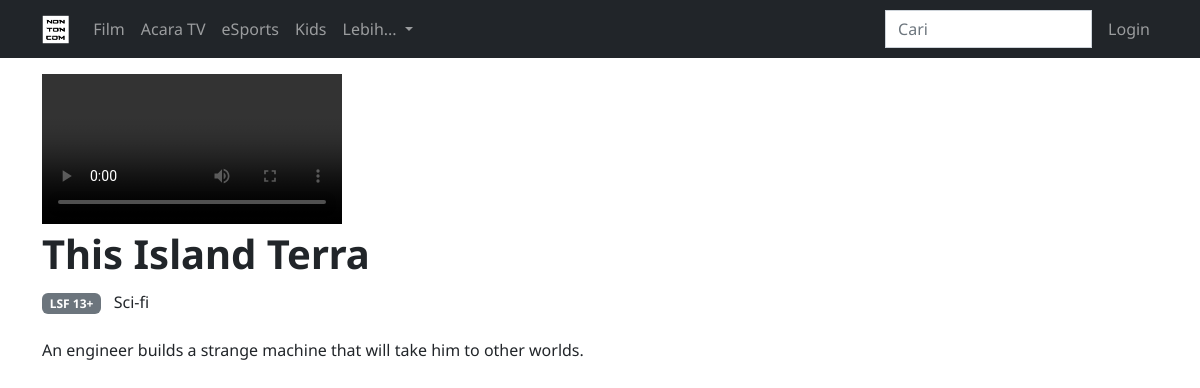
Page /watch.php?id=16 on the committed database.
### tables this page shows
create table videos
(
    id       int auto_increment
        primary key,
    title    varchar(100)  not null,
    poster   varchar(200)  not null,
    teaser   varchar(1000) not null,
    type     varchar(10)   not null,
    genre    varchar(100)  not null,
    rating   varchar(10)   not null,
    director varchar(100)  not null,
    actor    varchar(200)  not null,
    video    varchar(1000) not null
);

### watch.php (the view, shortened to what this page needs)
<?php
    require_once "includes/connect.php";
    if (isset($_GET["id"])) {
        $id = $_GET["id"];
        $stmt = "SELECT * FROM videos WHERE id = ?";
        $sth = $connect->prepare($stmt);
        $sth->execute(array($id));
        $details = $sth->fetchAll(PDO::FETCH_ASSOC);
    }
?>
<!DOCTYPE html>
<html lang="en">
<head>
    <link rel="stylesheet" href="/assets/css/style.css">
<body>
    <?php include "includes/header.php"; ?>
    <div class="container pt-3">
        <?php
        foreach ($details as $detail) {
            echo '<div class="row">';
                echo '<div class="col-lg-7 col-md-9">';
                    echo '<video class="img-fluid" autoplay controls>';
                        echo '<source src="/videos/'.$detail["video"].'" type="video/mp4">';
                    echo '</video>';
                    echo '<h1>'.$detail["title"].'</h1>';
                    echo '<p class="py-1"><span class="badge bg-secondary">'.$detail["rating"].'</span>&nbsp;&nbsp;&nbsp;'.$detail["genre"].'</p>';
                    echo '<p class="py-1">'.$detail["teaser"].'</p>';
                echo '</div>';
        }
        ?>
    </div>
</body>
</html>

### rows in the picture
videos: title "This Island Terra", rating "LSF 13+", genre "Sci-fi", teaser "An engineer builds a strange machine that will take him to other worlds."
